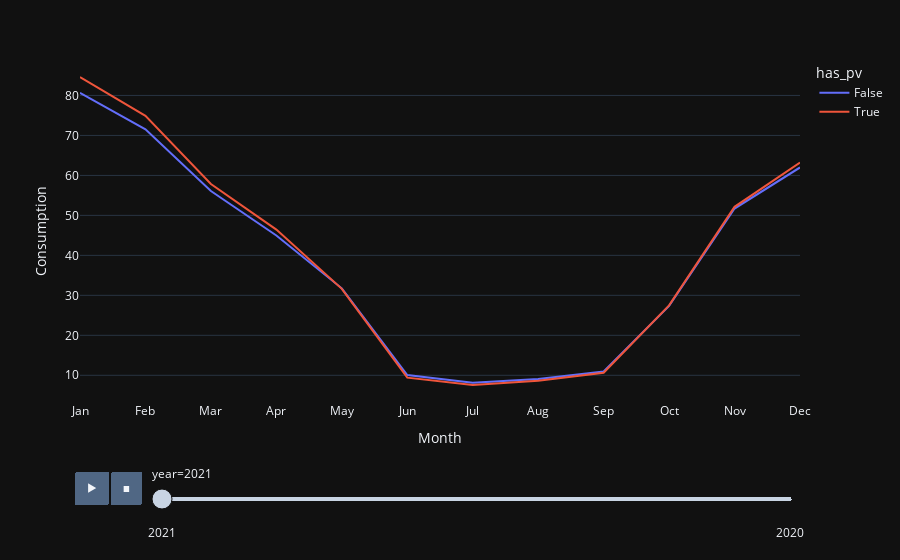

Here is the notebook cell this chart was saved with:
### Code cell
fig_pv_monthly_gas = px.line(summary_time_year_remove(get_pv_monthly_data(dataset, fuel='Gas', summary_stat='mean')),
               x="summary_time", y="value", color="segment_1_value",
              labels={
                  'summary_time': 'Month',
                  'value': 'Consumption',
                  'time_period': 'year',
                  'segment_1_value': 'has_pv'
              },
              animation_frame="time_period", animation_group="value")

fig_pv_monthly_gas.update_layout(xaxis=dict(showgrid=False))
fig_pv_monthly_gas.show()

### Figure 1 — Plotly figure (JSON) as saved in the notebook; plotly's stock layout.template omitted (floating-point values rounded to 4 significant figures)
{"data": [{"hovertemplate": "has_pv=False<br>year=2021<br>Month=%{x}<br>Consumption=%{y}<extra></extra>", "ids": [80.66, 71.52, 56.08, 44.96, 31.75, 10.07, 8.113, 9.07, 10.94, 27.35, 51.71, 61.99], "legendgroup": "False", "line": {"color": "#636efa", "dash": "solid"}, "marker": {"symbol": "circle"}, "mode": "lines", "name": "False", "orientation": "v", "showlegend": true, "x": ["Jan", "Feb", "Mar", "Apr", "May", "Jun", "Jul", "Aug", "Sep", "Oct", "Nov", "Dec"], "xaxis": "x", "y": [80.66, 71.52, 56.08, 44.96, 31.75, 10.07, 8.113, 9.07, 10.94, 27.35, 51.71, 61.99], "yaxis": "y", "type": "scatter"}, {"hovertemplate": "has_pv=True<br>year=2021<br>Month=%{x}<br>Consumption=%{y}<extra></extra>", "ids": [84.59, 74.91, 57.85, 46.45, 31.62, 9.41, 7.597, 8.633, 10.63, 27.5, 52.15, 63.21], "legendgroup": "True", "line": {"color": "#EF553B", "dash": "solid"}, "marker": {"symbol": "circle"}, "mode": "lines", "name": "True", "orientation": "v", "showlegend": true, "x": ["Jan", "Feb", "Mar", "Apr", "May", "Jun", "Jul", "Aug", "Sep", "Oct", "Nov", "Dec"], "xaxis": "x", "y": [84.59, 74.91, 57.85, 46.45, 31.62, 9.41, 7.597, 8.633, 10.63, 27.5, 52.15, 63.21], "yaxis": "y", "type": "scatter"}], "layout": {"xaxis": {"anchor": "y", "domain": [0.0, 1.0], "title": {"text": "Month"}, "showgrid": false}, "yaxis": {"anchor": "x", "domain": [0.0, 1.0], "title": {"text": "Consumption"}}, "legend": {"title": {"text": "has_pv"}, "tracegroupgap": 0}, "margin": {"t": 60}, "updatemenus": [{"buttons": [{"args": [null, {"frame": {"duration": 500, "redraw": false}, "mode": "immediate", "fromcurrent": true, "transition": {"duration": 500, "easing": "linear"}}], "label": "&#9654;", "method": "animate"}, {"args": [[null], {"frame": {"duration": 0, "redraw": false}, "mode": "immediate", "fromcurrent": true, "transition": {"duration": 0, "easing": "linear"}}], "label": "&#9724;", "method": "animate"}], "direction": "left", "pad": {"r": 10, "t": 70}, "showactive": false, "type": "buttons", "x": 0.1, "xanchor": "right", "y": 0, "yanchor": "top"}], "sliders": [{"active": 0, "currentvalue": {"prefix": "year="}, "len": 0.9, "pad": {"b": 10, "t": 60}, "steps": [{"args": [["2021"], {"frame": {"duration": 0, "redraw": false}, "mode": "immediate", "fromcurrent": true, "transition": {"duration": 0, "easing": "linear"}}], "label": "2021", "method": "animate"}, {"args": [["2020"], {"frame": {"duration": 0, "redraw": false}, "mode": "immediate", "fromcurrent": true, "transition": {"duration": 0, "easing": "linear"}}], "label": "2020", "method": "animate"}], "x": 0.1, "xanchor": "left", "y": 0, "yanchor": "top"}]}}
